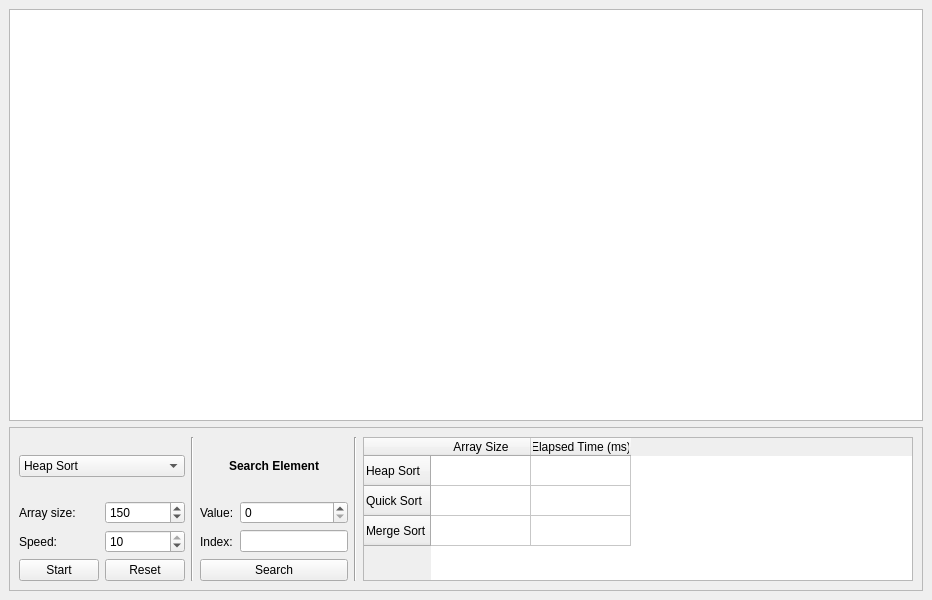
<?xml version="1.0" encoding="UTF-8"?>
<ui version="4.0">
 <class>MainWindow</class>
 <widget class="QMainWindow" name="MainWindow">
  <property name="geometry">
   <rect>
    <x>0</x>
    <y>0</y>
    <width>926</width>
    <height>600</height>
   </rect>
  </property>
  <property name="windowTitle">
   <string>MainWindow</string>
  </property>
  <widget class="QWidget" name="centralwidget">
   <layout class="QGridLayout" name="gridLayout">
    <item row="0" column="0">
     <widget class="QGraphicsView" name="graphicsView">
      <property name="enabled">
       <bool>true</bool>
      </property>
      <property name="sizePolicy">
       <sizepolicy hsizetype="Expanding" vsizetype="Expanding">
        <horstretch>0</horstretch>
        <verstretch>0</verstretch>
       </sizepolicy>
      </property>
      <property name="minimumSize">
       <size>
        <width>914</width>
        <height>412</height>
       </size>
      </property>
     </widget>
    </item>
    <item row="1" column="0">
     <widget class="QFrame" name="frame_2">
      <property name="frameShape">
       <enum>QFrame::StyledPanel</enum>
      </property>
      <property name="frameShadow">
       <enum>QFrame::Raised</enum>
      </property>
      <layout class="QGridLayout" name="gridLayout_3">
       <item row="3" column="1">
        <widget class="QSpinBox" name="arraySizeSpinBox">
         <property name="sizePolicy">
          <sizepolicy hsizetype="Preferred" vsizetype="Fixed">
           <horstretch>0</horstretch>
           <verstretch>0</verstretch>
          </sizepolicy>
         </property>
         <property name="minimum">
          <number>1</number>
         </property>
         <property name="maximum">
          <number>300</number>
         </property>
         <property name="value">
          <number>150</number>
         </property>
        </widget>
       </item>
       <item row="5" column="0">
        <widget class="QPushButton" name="startButton">
         <property name="text">
          <string>Start</string>
         </property>
        </widget>
       </item>
       <item row="1" column="3" colspan="2">
        <widget class="QLabel" name="label_2">
         <property name="font">
          <font>
           <weight>75</weight>
           <bold>true</bold>
          </font>
         </property>
         <property name="text">
          <string>Search Element</string>
         </property>
         <property name="alignment">
          <set>Qt::AlignCenter</set>
         </property>
        </widget>
       </item>
       <item row="3" column="4">
        <widget class="QSpinBox" name="searchSpinBox">
         <property name="maximum">
          <number>300</number>
         </property>
        </widget>
       </item>
       <item row="5" column="1">
        <widget class="QPushButton" name="resetButton">
         <property name="sizePolicy">
          <sizepolicy hsizetype="Maximum" vsizetype="Fixed">
           <horstretch>0</horstretch>
           <verstretch>0</verstretch>
          </sizepolicy>
         </property>
         <property name="text">
          <string>Reset</string>
         </property>
        </widget>
       </item>
       <item row="0" column="2" rowspan="6">
        <widget class="Line" name="line_2">
         <property name="orientation">
          <enum>Qt::Vertical</enum>
         </property>
        </widget>
       </item>
       <item row="4" column="3">
        <widget class="QLabel" name="label_3">
         <property name="sizePolicy">
          <sizepolicy hsizetype="Maximum" vsizetype="Preferred">
           <horstretch>0</horstretch>
           <verstretch>0</verstretch>
          </sizepolicy>
         </property>
         <property name="text">
          <string>Index:</string>
         </property>
        </widget>
       </item>
       <item row="4" column="4">
        <widget class="QLineEdit" name="resultLineEdit">
         <property name="sizePolicy">
          <sizepolicy hsizetype="Maximum" vsizetype="Fixed">
           <horstretch>0</horstretch>
           <verstretch>0</verstretch>
          </sizepolicy>
         </property>
         <property name="readOnly">
          <bool>true</bool>
         </property>
        </widget>
       </item>
       <item row="1" column="0" colspan="2">
        <widget class="QComboBox" name="sortersComboBox">
         <item>
          <property name="text">
           <string>Heap Sort</string>
          </property>
         </item>
         <item>
          <property name="text">
           <string>Quick Sort</string>
          </property>
         </item>
         <item>
          <property name="text">
           <string>Merge Sort</string>
          </property>
         </item>
        </widget>
       </item>
       <item row="3" column="3">
        <widget class="QLabel" name="label_4">
         <property name="text">
          <string>Value:</string>
         </property>
        </widget>
       </item>
       <item row="4" column="0">
        <widget class="QLabel" name="label_5">
         <property name="sizePolicy">
          <sizepolicy hsizetype="Preferred" vsizetype="Preferred">
           <horstretch>0</horstretch>
           <verstretch>0</verstretch>
          </sizepolicy>
         </property>
         <property name="text">
          <string>Speed:</string>
         </property>
        </widget>
       </item>
       <item row="5" column="3" colspan="2">
        <widget class="QPushButton" name="searchButton">
         <property name="text">
          <string>Search</string>
         </property>
        </widget>
       </item>
       <item row="3" column="0">
        <widget class="QLabel" name="label">
         <property name="sizePolicy">
          <sizepolicy hsizetype="Maximum" vsizetype="Preferred">
           <horstretch>0</horstretch>
           <verstretch>0</verstretch>
          </sizepolicy>
         </property>
         <property name="text">
          <string>Array size:</string>
         </property>
        </widget>
       </item>
       <item row="0" column="5" rowspan="6">
        <widget class="Line" name="line">
         <property name="orientation">
          <enum>Qt::Vertical</enum>
         </property>
        </widget>
       </item>
       <item row="4" column="1">
        <widget class="QSpinBox" name="speedSpinBox">
         <property name="sizePolicy">
          <sizepolicy hsizetype="Preferred" vsizetype="Fixed">
           <horstretch>0</horstretch>
           <verstretch>0</verstretch>
          </sizepolicy>
         </property>
         <property name="minimum">
          <number>1</number>
         </property>
         <property name="maximum">
          <number>10</number>
         </property>
         <property name="value">
          <number>10</number>
         </property>
        </widget>
       </item>
       <item row="0" column="6" rowspan="6">
        <widget class="QTableWidget" name="resultTable">
         <row>
          <property name="text">
           <string>Heap Sort</string>
          </property>
         </row>
         <row>
          <property name="text">
           <string>Quick Sort</string>
          </property>
         </row>
         <row>
          <property name="text">
           <string>Merge Sort</string>
          </property>
         </row>
         <column>
          <property name="text">
           <string>Array Size</string>
          </property>
         </column>
         <column>
          <property name="text">
           <string>Elapsed Time (ms)</string>
          </property>
         </column>
         <item row="0" column="0">
          <property name="textAlignment">
           <set>AlignCenter</set>
          </property>
         </item>
         <item row="0" column="1">
          <property name="textAlignment">
           <set>AlignCenter</set>
          </property>
         </item>
         <item row="1" column="0">
          <property name="text">
           <string/>
          </property>
          <property name="textAlignment">
           <set>AlignCenter</set>
          </property>
         </item>
         <item row="1" column="1">
          <property name="textAlignment">
           <set>AlignCenter</set>
          </property>
         </item>
         <item row="2" column="0">
          <property name="textAlignment">
           <set>AlignCenter</set>
          </property>
         </item>
         <item row="2" column="1">
          <property name="textAlignment">
           <set>AlignCenter</set>
          </property>
         </item>
        </widget>
       </item>
      </layout>
     </widget>
    </item>
   </layout>
  </widget>
 </widget>
 <resources/>
 <connections/>
</ui>
